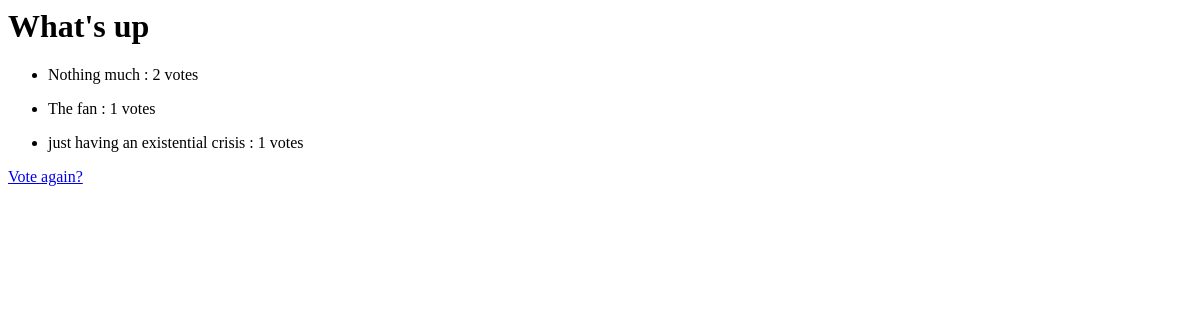
The app's page /polls/1/results/, older data.
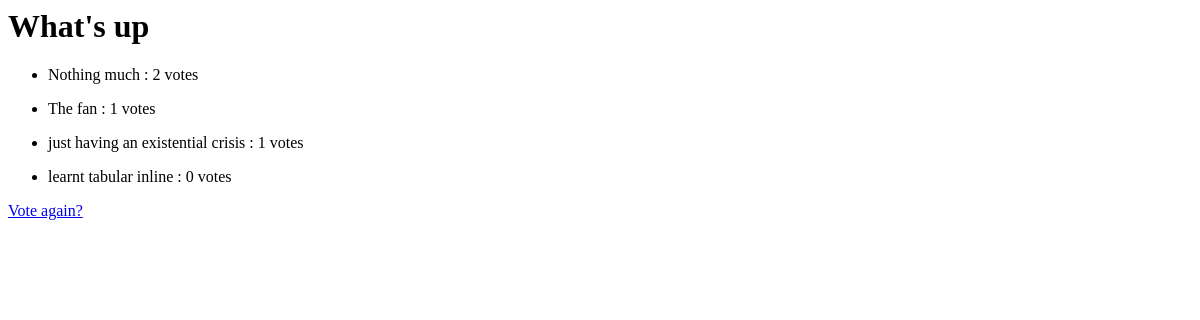
The same page, newer data.
### polls/models.py (models this page shows, shortened)
class Question(models.Model):
    question_text = models.CharField(max_length=200)
    pub_date = models.DateTimeField('date published')

class Choice(models.Model):
    question = models.ForeignKey(Question, on_delete=models.CASCADE)
    choice_text = models.CharField(max_length=200)
    votes = models.IntegerField(default=0)

### polls/views.py (the view)
# urls.py: path('<int:pk>/results/', views.QuestionResultsView.as_view(), name='question-results'),
class QuestionResultsView(generic.DetailView):
    model = Question
    template_name = 'polls/results.html'

### polls/templates/polls/results.html
<h1>{{ question.question_text }}</h1>
{% for choice in question.choice_set.all %}
    <ul>
        <li>{{ choice.choice_text }} : {{ choice.votes }} votes</li>
    </ul>
{% endfor %}
<a href="{% url 'polls:question-detail' question.id %}">Vote again?</a>

Row changes from the older to the newer data that the page shows:
added Choice: choice_text "learnt tabular inline", votes "0"
